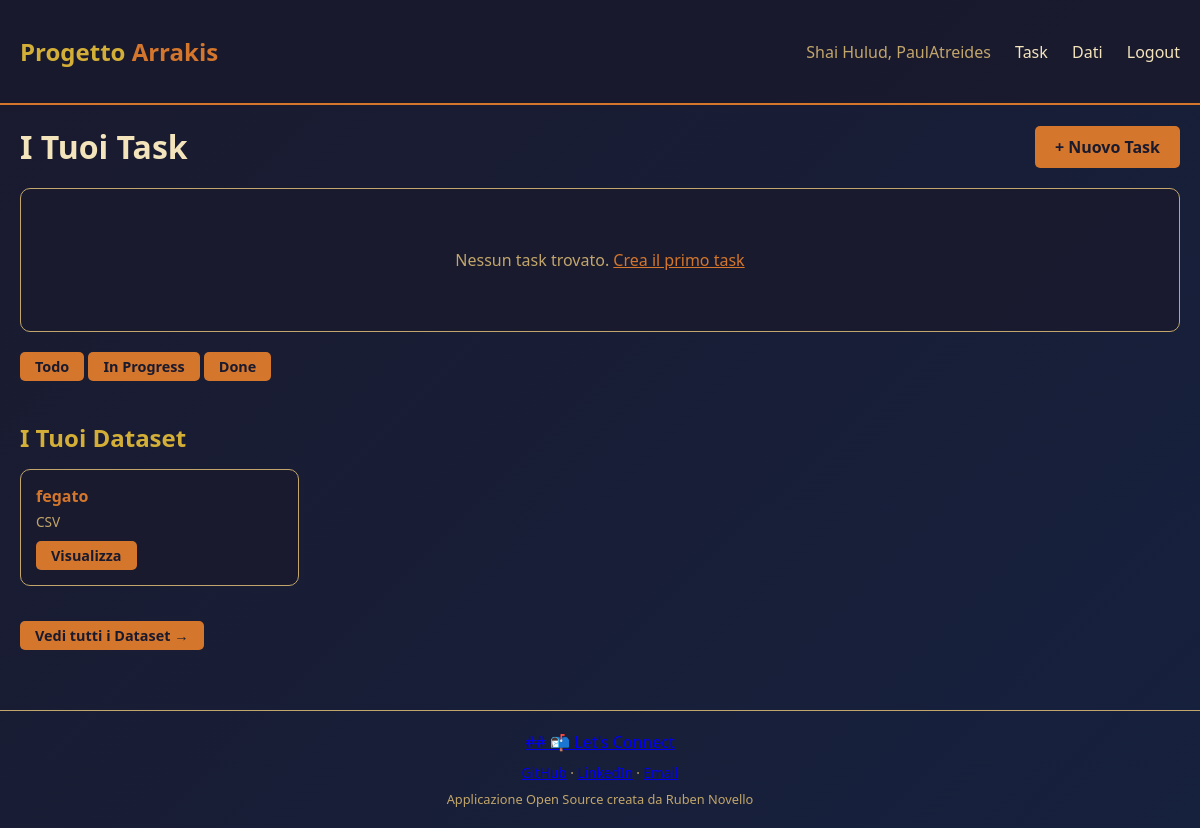
The app's page /dashboard (signed in) with its own data.
### tables this page shows
CREATE TABLE users (
                    user_id INTEGER PRIMARY KEY AUTOINCREMENT,
                    username TEXT UNIQUE NOT NULL,
                    password_hash TEXT NOT NULL,
                    email TEXT NOT NULL,
                    created_at TIMESTAMP DEFAULT CURRENT_TIMESTAMP
                );

CREATE TABLE datasets (
                    dataset_id INTEGER PRIMARY KEY AUTOINCREMENT,
                    nome TEXT NOT NULL,
                    descrizione TEXT,
                    file_type TEXT NOT NULL,
                    user_id INTEGER NOT NULL,
                    file_size INTEGER DEFAULT 0,
                    data_csv TEXT,
                    created_at TIMESTAMP DEFAULT CURRENT_TIMESTAMP,
                    updated_at TIMESTAMP DEFAULT CURRENT_TIMESTAMP,
                    FOREIGN KEY (user_id) REFERENCES users(user_id) ON DELETE CASCADE
                );

### web/app.py (the view)
@app.route('/dashboard')
@login_required
def dashboard():
    user = get_current_user()
    admin = get_current_admin()
    if admin:
        tasks = AdminTaskController.get_all_tasks()
        users = UserController.get_all_users()
        datasets = AdminDatasetController.get_all_datasets()
        return render_template('dashboard_admin.html', tasks=tasks, users=users, admin=admin, datasets=datasets)
    if user:
        tasks = TaskController.get_user_tasks(user)
        datasets = DatasetController.get_user_datasets(user)
        return render_template('dashboard.html', tasks=tasks, user=user, datasets=datasets)
    return redirect(url_for('login'))

### controller.py (called while the page is built)
    @staticmethod
    def get_user_tasks(user: User) -> List[Task]:
        db = get_database()
        return db.get_tasks_by_user(user.user_id)

    @staticmethod
    def get_user_datasets(user: User) -> List[Dataset]:
        db = get_database()
        return db.get_datasets_by_user(user.user_id)

### db.py (called while the page is built)
def get_database() -> Database:
    global _db_instance
    if _db_instance is None:
        _db_instance = Database()
    return _db_instance

    def _get_connection(self) -> sqlite3.Connection:
        conn = sqlite3.connect(self._db_path)
        conn.row_factory = sqlite3.Row
        return conn

    def _row_to_user(self, row: sqlite3.Row) -> User:
        return User(
            user_id=row['user_id'],
            username=row['username'],
            password_hash=row['password_hash'],
            email=row['email'],
            created_at=datetime.fromisoformat(row['created_at']) if row['created_at'] else None
        )

    def _row_to_dataset(self, row: sqlite3.Row) -> Dataset:
        return Dataset(
            dataset_id=row['dataset_id'],
            nome=row['nome'],
            descrizione=row['descrizione'] or "",
            file_type=row['file_type'],
            user_id=row['user_id'],
            file_size=row['file_size'] or 0,
            created_at=datetime.fromisoformat(row['created_at']) if row['created_at'] else None,
            updated_at=datetime.fromisoformat(row['updated_at']) if row['updated_at'] else None
        )

    def get_admin_by_id(self, admin_id: int) -> Optional[Admin]:
        with self._get_connection() as conn:
            cursor = conn.cursor()
            cursor.execute("SELECT * FROM admin WHERE admin_id = ?", (admin_id,))
            row = cursor.fetchone()
            return self._row_to_admin(row) if row else None

    def get_user_by_id(self, user_id: int) -> Optional[User]:
        with self._get_connection() as conn:
            cursor = conn.cursor()
            cursor.execute("SELECT * FROM users WHERE user_id = ?", (user_id,))
            row = cursor.fetchone()
            return self._row_to_user(row) if row else None

    def get_tasks_by_user(self, user_id: int) -> List[Task]:
        with self._get_connection() as conn:
            cursor = conn.cursor()
            cursor.execute(
                "SELECT * FROM tasks WHERE user_id = ? ORDER BY created_at DESC",
                (user_id,)
            )
            rows = cursor.fetchall()
            return [self._row_to_task(row) for row in rows]

### web/templates/dashboard.html (shortened to what this page needs)
{% extends "base.html" %}
{% block content %}
<div style="display: flex; justify-content: space-between; align-items: center; margin-bottom: 20px;">
    <h1>I Tuoi Task</h1>
    <a href="{{ url_for('create_task') }}" class="btn">+ Nuovo Task</a>
</div>
{% if tasks %}
    <div class="card">
        <table>
            <thead>
                <tr>
                    <th>ID</th>
                    <th>Titolo</th>
                    <th>Descrizione</th>
                    <th>Stato</th>
                    <th>Creato</th>
                    <th>Azioni</th>
                </tr>
            </thead>
            <tbody>
                {% for task in tasks %}
                <tr>
                    <td>#{{ task.task_id }}</td>
                    <td><strong>{{ task.titolo }}</strong></td>
                    <td>{{ task.descrizione[:50] }}{% if task.descrizione|length > 50 %}...{% endif %}</td>
                    <td><span class="status {{ task.stato }}">{{ task.stato }}</span></td>
                    <td>{{ task.created_at.strftime('%d/%m/%Y') }}</td>
                    <td>
                        <a href="{{ url_for('edit_task', task_id=task.task_id) }}" class="btn btn-small">Modifica</a>
                        <form method="POST" action="{{ url_for('delete_task', task_id=task.task_id) }}" style="display: inline;">
                            <button type="submit" class="btn btn-small btn-danger" onclick="return confirm('Eliminare questo task?')">Elimina</button>
                        </form>
                    </td>
                </tr>
                {% endfor %}
            </tbody>
        </table>
    </div>
{% else %}
    <div class="card">
        <p style="text-align: center; color: var(--sand-dark); padding: 40px;">
            Nessun task trovato. <a href="{{ url_for('create_task') }}" style="color: var(--spice-orange);">Crea il primo task</a>
        </p>
    </div>
{% endif %}
<div style="margin-top: 20px;">
    <a href="{{ url_for('filter_tasks', stato='todo') }}" class="btn btn-small">Todo</a>
    <a href="{{ url_for('filter_tasks', stato='in_progress') }}" class="btn btn-small">In Progress</a>
    <a href="{{ url_for('filter_tasks', stato='done') }}" class="btn btn-small">Done</a>
</div>
{% if datasets %}
<div style="margin-top: 40px;">
    <h2 style="color: var(--wisdom-gold); margin-bottom: 15px;">I Tuoi Dataset</h2>
    <div style="display: grid; grid-template-columns: repeat(auto-fill, minmax(250px, 1fr)); gap: 15px;">
        {% for dataset in datasets[:4] %}
        <div class="card" style="padding: 15px;">
            <h4 style="color: var(--spice-orange); margin-bottom: 5px;">{{ dataset.nome }}</h4>
            <p style="font-size: 0.85rem; color: var(--sand-dark);">{{ dataset.file_type|upper }}</p>
            <a href="{{ url_for('visualize_dataset', dataset_id=dataset.dataset_id) }}" class="btn btn-small" style="margin-top: 10px;">Visualizza</a>
        </div>
        {% endfor %}
    </div>
    <a href="{{ url_for('data_page') }}" class="btn btn-small" style="margin-top: 15px;">Vedi tutti i Dataset →</a>
</div>
{% endif %}
{% endblock %}

### web/templates/base.html (shortened to what this page needs)
<!DOCTYPE html>
<html lang="it">
<head>
</head>
<body>
    <nav>
        <div class="container">
            <a href="{{ url_for('index') }}" class="logo">Progetto <span>Arrakis</span></a>
            <div class="nav-links">
                {% if session.get('user_id') or session.get('admin_id') %}
                    <span style="color: var(--sand-dark);">Shai Hulud, {{ session.get('username') }}</span>
                    <a href="{{ url_for('dashboard') }}">Task</a>
                    <a href="{{ url_for('data_page') }}">Dati</a>
                    <a href="{{ url_for('logout') }}">Logout</a>
                {% else %}
                    <a href="{{ url_for('login') }}">Login</a>
                    <a href="{{ url_for('register') }}">Registrati</a>
                {% endif %}
            </div>
        </div>
    </nav>
    <div class="container">
        {% block content %}{% endblock %}
    </div>
    <footer>
        <p><a href="https://github.com/RubenNovello" target="_blank">## 📬 Let's Connect</a></p>
        <p style="margin-top: 10px; font-size: 0.85rem;">
            <a href="https://github.com/RubenNovello" target="_blank">GitHub</a> ·
            <a href="https://www.linkedin.com/in/ruben-novello" target="_blank">LinkedIn</a> ·
            <a href="mailto:novelloruben@gmail.com">Email</a>
        </p>
        <p style="margin-top: 8px; font-size: 0.8rem; color: var(--sand-dark);">
            Applicazione Open Source creata da Ruben Novello
        </p>
    </footer>
</body>
</html>

### web/templates/base.html (style rules this page uses)
:root { --sand-light: #f4e4bc; --sand-dark: #c2a66b; --spice-orange: #d4762c; --arrakis-green: #2d5a3d; --deep-desert: #1a1a2e; --night-sky: #16213e; --wisdom-gold: #d4af37; }
* { margin: 0; padding: 0; box-sizing: border-box; }
body { font-family: 'Segoe UI', Tahoma, Geneva, Verdana, sans-serif; background: linear-gradient(135deg, var(--deep-desert) 0%, var(--night-sky) 100%); min-height: 100vh; color: var(--sand-light); }
.container { max-width: 1200px; margin: 0 auto; padding: 20px; }
nav { background: rgba(26, 26, 46, 0.95); border-bottom: 2px solid var(--spice-orange); padding: 15px 0; }
nav .container { display: flex; justify-content: space-between; align-items: center; }
.logo { font-size: 1.5rem; font-weight: bold; color: var(--wisdom-gold); text-decoration: none; }
.logo span { color: var(--spice-orange); }
.nav-links a { color: var(--sand-light); text-decoration: none; margin-left: 20px; transition: color 0.3s; }
.btn { display: inline-block; padding: 10px 20px; background: var(--spice-orange); color: var(--deep-desert); text-decoration: none; border-radius: 5px; font-weight: bold; border: none; cursor: pointer; transition: all 0.3s; }
.btn-small { padding: 5px 15px; font-size: 0.9rem; }
.card { background: rgba(26, 26, 46, 0.9); border: 1px solid var(--sand-dark); border-radius: 10px; padding: 20px; margin-bottom: 20px; }
footer { text-align: center; padding: 20px; color: var(--sand-dark); border-top: 1px solid var(--sand-dark); margin-top: 40px; }

### records on screen
users: get "PaulAtreides"
datasets: nome "fegato", file_type "CSV"
